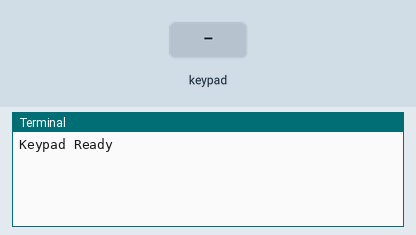
Recording of a program running on a simulated Raspberry Pi (BCM pin numbers). Parts: the last lines printed to the terminal. The inputs (shaded band) are chosen by the test bench.

Above: at 1.2 s.
1.3 s: key '1' pressed
At 2.6 s:
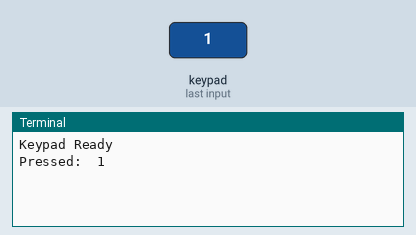
2.9 s: keypad keys 1 2 # pressed 0.4 s apart
At 4.6 s:
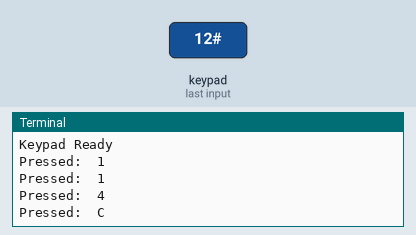
5.6 s: key 'A' pressed
At 6.0 s:
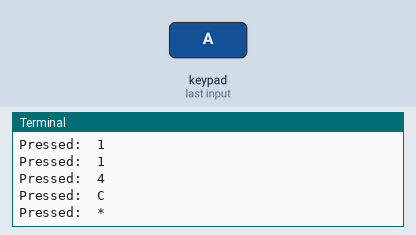
7.1 s: keypad keys 1 2 * pressed 0.4 s apart
At 9.1 s:
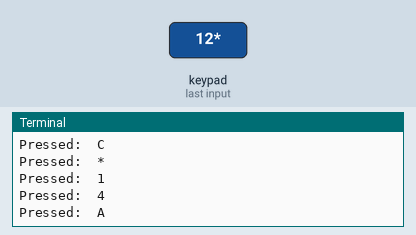
9.8 s: key 'C' pressed
At 10.5 s:
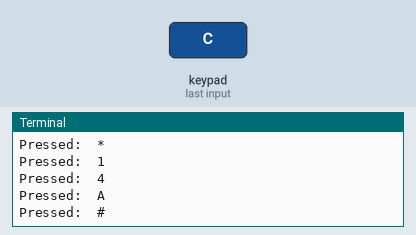
11.3 s: keypad keys 1 2 D pressed 0.4 s apart
At 13.6 s:
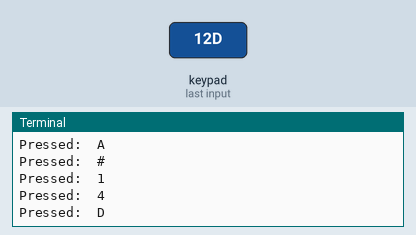

The program:

keypad.py
```python
#!/usr/bin/env python
# Raspberry Pi Zero Cookbook
# Chapter 8 - Keypad Input
import time
import RPi.GPIO as GPIO
GPIO.setwarnings(False)
GPIO.setmode(GPIO.BCM)
#Keypad Inputs
cols=[5,6,13,19]
rows=[26,16,20,21]
#4x4 Keypad matrix
keypad=[
[1,2,3,"A"],
[4,5,6,"B"],
[7,8,9,"C"],
["*",0,"#","D"]]
def main():
        #Set Pull-Up to Down on Row Pins
        for row in rows:
                GPIO.setup(row, GPIO.IN, pull_up_down=GPIO.PUD_DOWN)
        #Set Column Pins for Output, Default LOW
        for col in cols:
                GPIO.setup(col, GPIO.OUT)
                GPIO.output(col, GPIO.LOW)
        print "Keypad Ready"
        while True:
                try:
                        #Turn on Column Pins in Sequence
                        for x, col in enumerate(cols):
                                if x==0:
                                        GPIO.output(cols[3], GPIO.LOW)
                                else:
                                        GPIO.output(cols[x-1], GPIO.LOW)
                                GPIO.output(cols[x], GPIO.HIGH)
                                #Check row inputs for each HIGH column and display if caught
                                for y,row in enumerate(rows):
                                        if GPIO.input(row)==1:
                                                print "Pressed: ",keypad[x][y]
                        time.sleep(0.2)
                except KeyboardInterrupt:
                        print "Crtl-C Detected"
                        break
if __name__=='__main__':
        main()
```

Measured:
- after the input at 1.3 s, the terminal: prints a new line after 0.10 s (image 1)
- after the input at 2.9 s, the terminal: prints a new line after 0.50 s (image 2)
- after the input at 5.6 s, the terminal: prints a new line at once (image 3)
- after the input at 7.1 s, the terminal: prints a new line after 0.10 s (image 4)
- after the input at 9.8 s, the terminal: prints a new line at once (image 5)
- after the input at 11.3 s, the terminal: prints a new line after 0.11 s (image 6)
